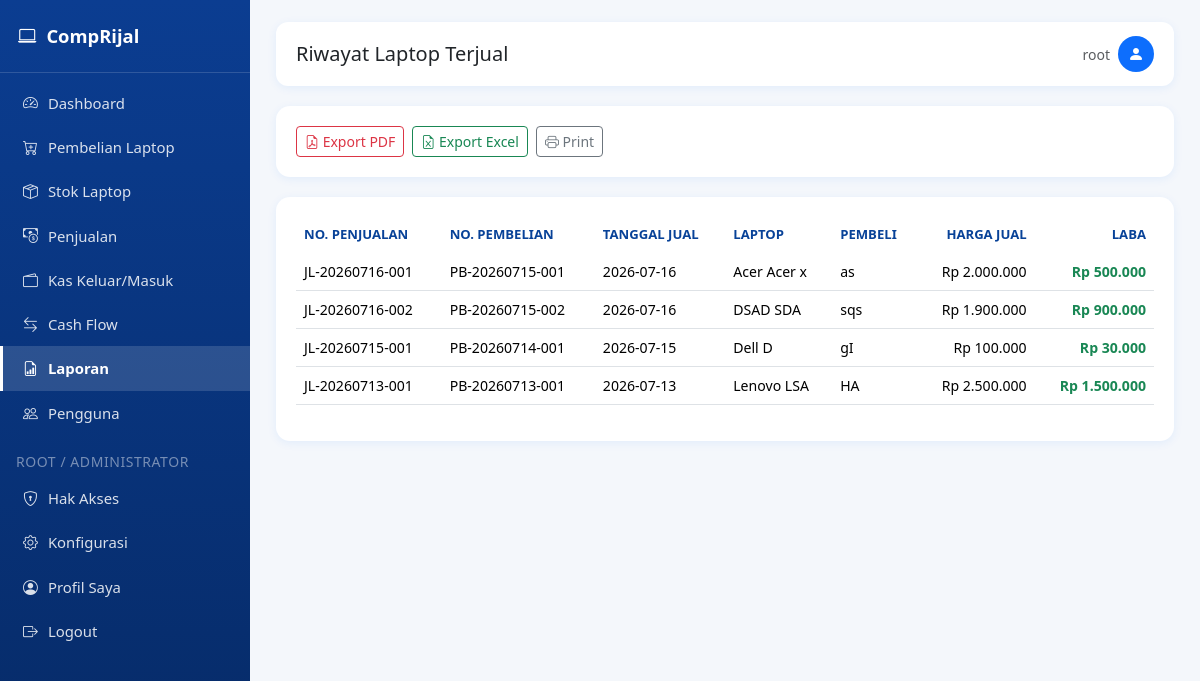
The app's page /laporan/stok-terjual (signed in), older data.
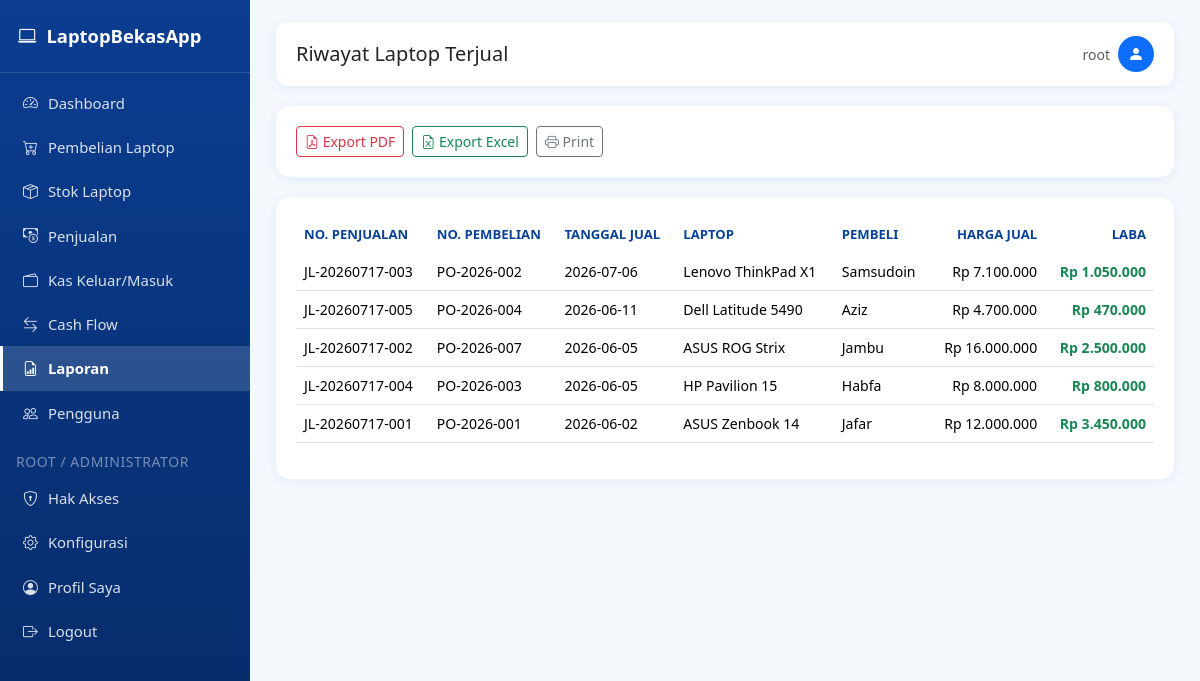
The same page, newer data.
### tables this page shows
CREATE TABLE settings (
            key TEXT PRIMARY KEY,
            value TEXT
        );

CREATE TABLE penjualan (
            id INTEGER PRIMARY KEY AUTOINCREMENT,
            nomor_penjualan TEXT UNIQUE NOT NULL,
            tanggal TEXT NOT NULL,
            laptop_id INTEGER NOT NULL,
            pembeli TEXT,
            no_hp TEXT,
            harga_jual REAL DEFAULT 0,
            metode_pembayaran TEXT,
            catatan TEXT,
            laba REAL DEFAULT 0,
            created_at TEXT DEFAULT CURRENT_TIMESTAMP, diskon REAL DEFAULT 0, pajak REAL DEFAULT 0, grand_total REAL DEFAULT 0,
            FOREIGN KEY (laptop_id) REFERENCES laptop (id)
        );

CREATE TABLE laptop (
            id INTEGER PRIMARY KEY AUTOINCREMENT,
            nomor_pembelian TEXT UNIQUE NOT NULL,
            tanggal TEXT NOT NULL,
            merk TEXT,
            seri TEXT,
            processor TEXT,
            ram TEXT,
            storage TEXT,
            vga TEXT,
            warna TEXT,
            kondisi TEXT,
            kelengkapan TEXT,
            charger TEXT,
            tas TEXT,
            garansi TEXT,
            imei TEXT,
            harga_beli REAL DEFAULT 0,
            biaya_servis REAL DEFAULT 0,
            biaya_upgrade REAL DEFAULT 0,
            biaya_lain REAL DEFAULT 0,
            total_modal REAL DEFAULT 0,
            supplier TEXT,
            no_hp TEXT,
            catatan TEXT,
            status TEXT DEFAULT 'Ready',
            created_at TEXT DEFAULT CURRENT_TIMESTAMP
        );

### app.py (the view)
@app.route("/laporan/stok-terjual")
@page_required("laporan")
def laporan_stok_terjual():
    conn = get_db_connection()
    rows = conn.execute(
        """SELECT p.*, l.merk, l.seri, l.total_modal, l.nomor_pembelian FROM penjualan p
           JOIN laptop l ON p.laptop_id = l.id ORDER BY p.tanggal DESC"""
    ).fetchall()
    conn.close()
    return render_template("laporan_stok_terjual.html", rows=rows)

### app.py (called while the page is built)
def page_required(page_key):
    def wrapper(f):
        @wraps(f)
        def decorated(*args, **kwargs):
            if "user_id" not in session:
                flash("Silakan login terlebih dahulu.", "warning")
                return redirect(url_for("login"))
            if not has_page_access(session["user_id"], session.get("role"), page_key):
                flash("Anda tidak memiliki hak akses ke halaman ini. Hubungi administrator.", "danger")
                return redirect(url_for("dashboard"))
            return f(*args, **kwargs)
        return decorated
    return wrapper

def can_access_page(page_key: str) -> bool:
    if "user_id" not in session:
        return False
    if page_key in {"konfigurasi", "hak_akses"}:
        return session.get("role") in ("root", "administrator")
    return has_page_access(session["user_id"], session.get("role"), page_key)

@app.context_processor
def inject_globals():
    return {
        "rp": reports.rp,
        "current_year": datetime.now().year,
        "now_date": datetime.now().strftime("%Y-%m-%d"),
        "app_settings": get_all_settings(),
        "can_access_page": can_access_page,
    }

### models.py (called while the page is built, shortened)
def get_db_connection():
    print("Menggunakan database:", DB_PATH)
    conn = sqlite3.connect(DB_PATH)
    conn.row_factory = sqlite3.Row
    conn.execute("PRAGMA foreign_keys = ON")
    return conn

def get_all_settings():
    conn = get_db_connection()
    rows = conn.execute("SELECT key, value FROM settings").fetchall()
    conn.close()
    return {r["key"]: r["value"] for r in rows}

def has_page_access(user_id, role, page_key):
    if role in SUPERUSER_ROLES:
        return True

### reports.py (called while the page is built)
def rp(value: Any) -> str:
    try:
        amount = float(value or 0)
    except (TypeError, ValueError):
        amount = 0
    return "Rp " + f"{amount:,.0f}".replace(",", ".")

### templates/laporan_stok_terjual.html (shortened to what this page needs)
{% extends "base.html" %}
{% block page_title %}Riwayat Laptop Terjual{% endblock %}
{% block content %}
<div class="card-panel no-print">
    <div class="d-flex gap-2">
        <a href="{{ url_for('laporan_stok_terjual_pdf') }}" class="btn btn-outline-danger btn-sm" target="_blank"><i class="bi bi-file-earmark-pdf"></i> Export PDF</a>
        <a href="{{ url_for('laporan_stok_terjual_excel') }}" class="btn btn-outline-success btn-sm"><i class="bi bi-file-earmark-excel"></i> Export Excel</a>
        <button class="btn btn-outline-secondary btn-sm" onclick="window.print()"><i class="bi bi-printer"></i> Print</button>
    </div>
</div>
<div class="card-panel">
    <div class="table-responsive">
        <table class="table table-hover align-middle">
            <thead>
                <tr><th>No. Penjualan</th><th>No. Pembelian</th><th>Tanggal Jual</th><th>Laptop</th><th>Pembeli</th><th class="text-end">Harga Jual</th><th class="text-end">Laba</th></tr>
            </thead>
            <tbody>
                {% for r in rows %}
                <tr>
                    <td>{{ r.nomor_penjualan }}</td>
                    <td>{{ r.nomor_pembelian }}</td>
                    <td>{{ r.tanggal }}</td>
                    <td>{{ r.merk }} {{ r.seri }}</td>
                    <td>{{ r.pembeli or '-' }}</td>
                    <td class="text-end">{{ rp(r.harga_jual) }}</td>
                    <td class="text-end {{ 'text-success' if r.laba >= 0 else 'text-danger' }} fw-semibold">{{ rp(r.laba) }}</td>
                </tr>
                {% else %}
                <tr><td colspan="7" class="text-center text-muted py-4">Belum ada laptop yang terjual.</td></tr>
                {% endfor %}
            </tbody>
        </table>
    </div>
</div>
{% endblock %}

### templates/base.html (shortened to what this page needs)
<!DOCTYPE html>
<html lang="id">
<head>
    <link href="{{ url_for('static', filename='css/bootstrap.min.css') }}" rel="stylesheet">
    <link href="{{ url_for('static', filename='css/bootstrap-icons.css') }}" rel="stylesheet">
    <link href="{{ url_for('static', filename='css/style.css') }}" rel="stylesheet">
</head>
<body>
    <nav class="sidebar" id="sidebar">
        <div class="brand">
            <i class="bi bi-laptop"></i>
            <span>{{ app_settings.app_title }}</span>
        </div>
        <div class="nav flex-column pt-2">
            {% if can_access_page('dashboard') %}
            <a class="nav-link {% if request.endpoint == 'dashboard' %}active{% endif %}" href="{{ url_for('dashboard') }}">
                <i class="bi bi-speedometer2"></i> Dashboard
            </a>
            {% endif %}
            {% if can_access_page('pembelian') %}
            <a class="nav-link {% if request.endpoint and request.endpoint.startswith('pembelian') %}active{% endif %}" href="{{ url_for('pembelian_list') }}">
                <i class="bi bi-cart-plus"></i> Pembelian Laptop
            </a>
            {% endif %}
            {% if can_access_page('stok') %}
            <a class="nav-link {% if request.endpoint == 'stok_list' %}active{% endif %}" href="{{ url_for('stok_list') }}">
                <i class="bi bi-box-seam"></i> Stok Laptop
            </a>
            {% endif %}
            {% if can_access_page('penjualan') %}
            <a class="nav-link {% if request.endpoint and request.endpoint.startswith('penjualan') %}active{% endif %}" href="{{ url_for('penjualan_list') }}">
                <i class="bi bi-cash-coin"></i> Penjualan
            </a>
            {% endif %}
            {% if can_access_page('pengeluaran') %}
            <a class="nav-link {% if request.endpoint and request.endpoint.startswith('pengeluaran') %}active{% endif %}" href="{{ url_for('pengeluaran_list') }}">
                <i class="bi bi-wallet2"></i> Kas Keluar/Masuk
            </a>
            {% endif %}
            {% if can_access_page('cashflow') %}
            <a class="nav-link {% if request.endpoint == 'cashflow_view' %}active{% endif %}" href="{{ url_for('cashflow_view') }}">
                <i class="bi bi-arrow-left-right"></i> Cash Flow
            </a>
            {% endif %}
            {% if can_access_page('laporan') %}
            <a class="nav-link {% if request.endpoint and request.endpoint.startswith('laporan') %}active{% endif %}" href="{{ url_for('laporan_menu') }}">
                <i class="bi bi-file-earmark-bar-graph"></i> Laporan
            </a>
            {% endif %}
            {% if can_access_page('pengguna') %}
            <a class="nav-link {% if request.endpoint and request.endpoint.startswith('pengguna') %}active{% endif %}" href="{{ url_for('pengguna_list') }}">
                <i class="bi bi-people"></i> Pengguna
            </a>
            {% endif %}
            {% if can_access_page('hak_akses') %}
            <div class="px-3 pt-3 pb-1 text-uppercase small" style="color: rgba(255,255,255,0.45); letter-spacing: .04em;">Root / Administrator</div>
            <a class="nav-link {% if request.endpoint == 'hak_akses' %}active{% endif %}" href="{{ url_for('hak_akses') }}">
                <i class="bi bi-shield-lock"></i> Hak Akses
            </a>
            {% endif %}
            {% if can_access_page('konfigurasi') %}
            <a class="nav-link {% if request.endpoint == 'konfigurasi' %}active{% endif %}" href="{{ url_for('konfigurasi') }}">
                <i class="bi bi-gear"></i> Konfigurasi
            </a>
            {% endif %}
            <a class="nav-link {% if request.endpoint == 'profil' %}active{% endif %}" href="{{ url_for('profil') }}">
                <i class="bi bi-person-circle"></i> Profil Saya
            </a>
            <a class="nav-link" href="{{ url_for('logout') }}">
                <i class="bi bi-box-arrow-right"></i> Logout
            </a>
        </div>
    </nav>
    <div class="main-content">
        <div class="topbar no-print">
            <div class="d-flex align-items-center gap-3">
                <h5 class="mb-0">{% block page_title %}Dashboard{% endblock %}</h5>
            </div>
            <div class="d-flex align-items-center gap-2">
                <span class="text-muted small d-none d-sm-inline">{{ session.get('nama') or session.get('username') }}</span>
                <div class="bg-primary text-white rounded-circle d-flex align-items-center justify-content-center" style="width:36px;height:36px;">
                    <i class="bi bi-person-fill"></i>
                </div>
            </div>
        </div>
        {% block content %}{% endblock %}
    </div>
</body>
</html>

### static/css/style.css (style rules this page uses)
:root { --biru-utama: #0d6efd; --biru-gelap: #084298; --biru-muda: #e7f1ff; --biru-sidebar: #0b3d91; --putih: #ffffff; --abu: #f4f7fb; }
body { background-color: var(--abu); font-family: 'Segoe UI', Roboto, Arial, sans-serif; }
.sidebar { min-height: 100vh; background: linear-gradient(180deg, var(--biru-sidebar) 0%, #062a66 100%); color: var(--putih); width: 250px; position: fixed; top: 0; left: 0; z-index: 1030; transition: transform 0.25s ease; }
.sidebar .brand { padding: 22px 18px; font-weight: 700; font-size: 1.15rem; border-bottom: 1px solid rgba(255,255,255,0.15); display: flex; align-items: center; gap: 10px; }
.sidebar .nav-link { color: rgba(255,255,255,0.85); padding: 11px 20px; font-size: 0.93rem; border-left: 3px solid transparent; display: flex; align-items: center; gap: 10px; }
.sidebar .nav-link.active { background: rgba(255,255,255,0.14); color: #ffffff; border-left-color: #ffffff; font-weight: 600; }
.main-content { margin-left: 250px; padding: 22px 26px 60px; min-height: 100vh; }
.topbar { background: var(--putih); border-radius: 12px; padding: 14px 20px; box-shadow: 0 2px 10px rgba(13,110,253,0.08); margin-bottom: 20px; display: flex; justify-content: space-between; align-items: center; }
.card-panel { background: var(--putih); border-radius: 14px; padding: 20px; box-shadow: 0 2px 10px rgba(13,110,253,0.08); margin-bottom: 20px; }
.table thead { background-color: var(--biru-muda); }
.table thead th { color: var(--biru-gelap); font-size: 0.82rem; font-weight: 700; text-transform: uppercase; border-bottom: none; }
.table td { font-size: 0.88rem; vertical-align: middle; }

Row changes from the older to the newer data that the page shows:
changed settings: app_title "CompRijal" → "LaptopBekasApp"
changed penjualan: nomor_penjualan "JL-20260716-001" → "JL-20260717-003"; nomor_pembelian "PB-20260715-001" → "PO-2026-002"; tanggal "2026-07-16" → "2026-07-06"; merk "Acer" → "Lenovo"; seri "Acer x" → "ThinkPad X1"; pembeli "as" → "Samsudoin"; harga_jual "Rp 2.000.000" → "Rp 7.100.000"; laba "Rp 500.000" → "Rp 1.050.000"
added penjualan: nomor_penjualan "JL-20260717-005", nomor_pembelian "PO-2026-004", tanggal "2026-06-11", merk "Dell", seri "Latitude 5490", pembeli "Aziz", harga_jual "Rp 4.700.000", laba "Rp 470.000"
changed penjualan: nomor_penjualan "JL-20260715-001" → "JL-20260717-002"; nomor_pembelian "PB-20260714-001" → "PO-2026-007"; tanggal "2026-07-15" → "2026-06-05"; merk "Dell" → "ASUS"; seri "D" → "ROG Strix"; pembeli "gI" → "Jambu"; harga_jual "Rp 100.000" → "Rp 16.000.000"; laba "Rp 30.000" → "Rp 2.500.000"; moves up the list
changed penjualan: nomor_penjualan "JL-20260716-002" → "JL-20260717-004"; nomor_pembelian "PB-20260715-002" → "PO-2026-003"; tanggal "2026-07-16" → "2026-06-05"; merk "DSAD" → "HP"; seri "SDA" → "Pavilion 15"; pembeli "sqs" → "Habfa"; harga_jual "Rp 1.900.000" → "Rp 8.000.000"; laba "Rp 900.000" → "Rp 800.000"
changed penjualan: nomor_penjualan "JL-20260713-001" → "JL-20260717-001"; nomor_pembelian "PB-20260713-001" → "PO-2026-001"; tanggal "2026-07-13" → "2026-06-02"; merk "Lenovo" → "ASUS"; seri "LSA" → "Zenbook 14"; pembeli "HA" → "Jafar"; harga_jual "Rp 2.500.000" → "Rp 12.000.000"; laba "Rp 1.500.000" → "Rp 3.450.000"
